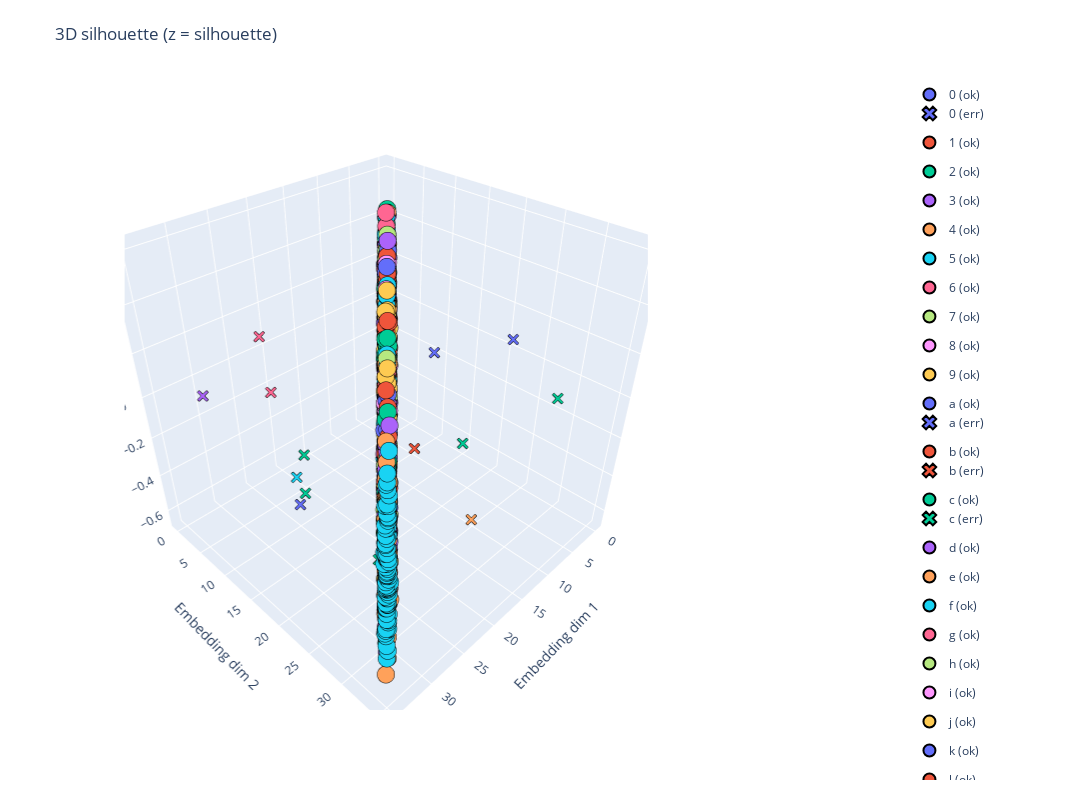

The cell this chart's notebook holds for it:
### Markdown cell above
### <span style="color:orange">__Interactive 3D true‑vs‑pred scatter__</span>
- per‑class colored points (correct = circles, errors = X)
- small jitter to reduce overlap
- red diagonal (perfect predictions)
- requires y_true and y_pred in the workspace (optional labels or label_encoder)
- Saves true_vs_pred_3d.html
- opens an interactive Plotly view.

### Code cell
import numpy as np
import plotly.graph_objects as go
from plotly.colors import qualitative

# inputs required: y_true, y_pred, labels (optional)
assert 'y_true' in globals() and 'y_pred' in globals(), "y_true and y_pred must exist"
y_true = np.asarray(y_true).astype(int)
y_pred = np.asarray(y_pred).astype(int)
N = len(y_true)

# build label names (reuse your earlier logic)
if 'label_encoder' in globals():
    labels = list(label_encoder.classes_)
elif 'labels' in globals():
    labels = list(labels)
else:
    labels = [str(i) for i in range(int(max(y_true.max(), y_pred.max()) + 1))]

# color palette
colors = qualitative.Plotly

# small jitter to spread points in z and avoid exact overlap
jx = np.random.normal(scale=0.08, size=N)
jy = np.random.normal(scale=0.08, size=N)
jz = np.random.normal(scale=0.18, size=N)  # vertical stacking jitter

fig = go.Figure()

# loop by true label to preserve coloring by true class (change to y_pred if you prefer)
for i, name in enumerate(labels):
    mask = (y_true == i)
    if not mask.any():
        continue

    ok = mask & (y_pred == y_true)      # correct examples
    err = mask & (y_pred != y_true)     # wrong examples
    color = colors[i % len(colors)]

    if ok.any():
        idxs = np.where(ok)[0]
        hover_ok = [f"idx:{int(j)}<br>true:{name}<br>pred:{labels[int(y_pred[j])]}" for j in idxs]
        fig.add_trace(go.Scatter3d(
            x=(y_true[idxs].astype(float) + jx[idxs]),
            y=(y_pred[idxs].astype(float) + jy[idxs]),
            z=jz[idxs],
            mode='markers',
            marker=dict(size=6, color=color, symbol='circle', line=dict(width=0.5, color='black')),
            name=f"{name} (ok)",
            legendgroup=name,
            showlegend=True,
            hovertext=hover_ok, hoverinfo='text'
        ))

    if err.any():
        idxs = np.where(err)[0]
        hover_err = [f"idx:{int(j)}<br>true:{name}<br>pred:{labels[int(y_pred[j])]}" for j in idxs]
        fig.add_trace(go.Scatter3d(
            x=(y_true[idxs].astype(float) + jx[idxs]),
            y=(y_pred[idxs].astype(float) + jy[idxs]),
            z=jz[idxs],
            mode='markers',
            marker=dict(size=4, color=color, symbol='x', line=dict(width=1.0, color='black')),
            name=f"{name} (err)",
            legendgroup=name,
            showlegend=True,
            hovertext=hover_err, hoverinfo='text'
        ))

# diagonal perfect-prediction line at z=0
L = len(labels)
diag_x = list(range(L))
diag_y = list(range(L))
diag_z = [0.0] * L
fig.add_trace(go.Scatter3d(
    x=diag_x, y=diag_y, z=diag_z,
    mode='lines',
    line=dict(color='red', width=3),
    name='perfect (x=y)',
    showlegend=True
))

fig.update_layout(
    title="3D silhouette (z = silhouette)",
    width=1100, height=800,
    scene=dict(
        xaxis_title='Embedding dim 1',
        yaxis_title='Embedding dim 2',
        zaxis_title='Silhouette',
        domain=dict(x=[0.12, 0.72], y=[0.1, 0.98])   # reduce scene width to leave room on right; raise scene slightly
    ),
    legend=dict(
        x=1.02,            # place legend to the right of the plotting area (paper coords)
        y=1.0,
        xanchor='left',
        yanchor='top',
        itemsizing='constant'
    ),
    margin=dict(t=80, b=20, l=20, r=200)   # increase right margin to fit long legend
)

# optional save & show
fig.write_html("true_vs_pred_3d.html", include_plotlyjs='cdn')
fig.show()
